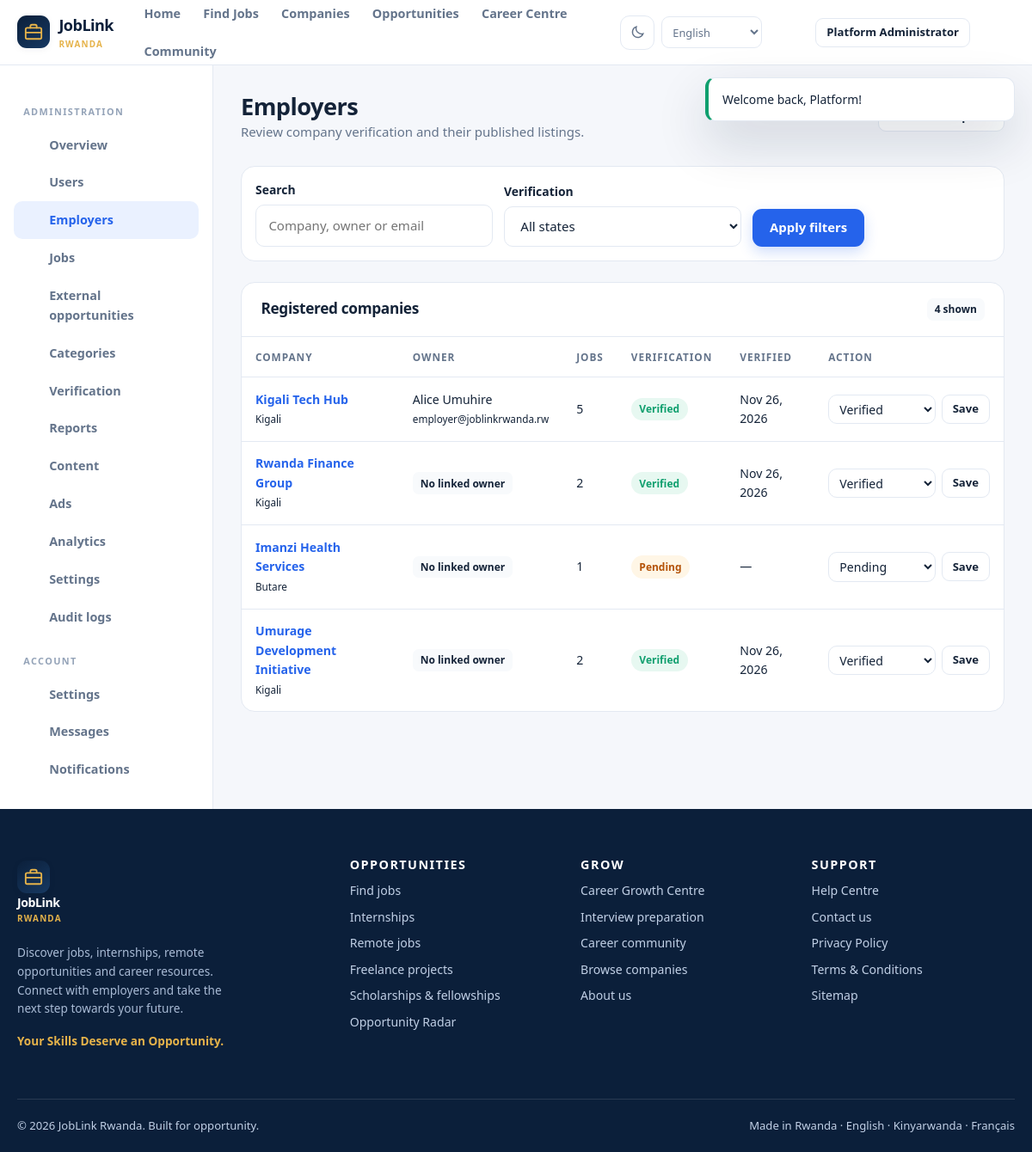
Page /admin/employers (signed in) on the committed database.
### tables this page shows
CREATE TABLE IF NOT EXISTS users (
    id INT UNSIGNED AUTO_INCREMENT PRIMARY KEY,
    name VARCHAR(150) NOT NULL,
    email VARCHAR(190) NOT NULL,
    password_hash VARCHAR(255) NOT NULL,
    role ENUM('seeker','employer','freelancer','admin') NOT NULL DEFAULT 'seeker',
    phone VARCHAR(40) DEFAULT NULL,
    avatar VARCHAR(255) DEFAULT NULL,
    status ENUM('active','pending','suspended','deactivated') NOT NULL DEFAULT 'active',
    email_verified_at DATETIME DEFAULT NULL,
    verification_token VARCHAR(64) DEFAULT NULL,
    remember_token VARCHAR(64) DEFAULT NULL,
    last_login_at DATETIME DEFAULT NULL,
    created_at DATETIME NOT NULL DEFAULT CURRENT_TIMESTAMP,
    updated_at DATETIME NOT NULL DEFAULT CURRENT_TIMESTAMP ON UPDATE CURRENT_TIMESTAMP,
    deleted_at DATETIME DEFAULT NULL,
    UNIQUE KEY uq_users_email (email),
    KEY idx_users_role_status (role, status),
    KEY idx_users_created (created_at)
);

CREATE TABLE IF NOT EXISTS companies (
    id INT UNSIGNED AUTO_INCREMENT PRIMARY KEY,
    name VARCHAR(180) NOT NULL,
    slug VARCHAR(200) NOT NULL,
    description TEXT,
    industry_id INT UNSIGNED DEFAULT NULL,
    website VARCHAR(255) DEFAULT NULL,
    email VARCHAR(190) DEFAULT NULL,
    phone VARCHAR(40) DEFAULT NULL,
    logo VARCHAR(255) DEFAULT NULL,
    banner VARCHAR(255) DEFAULT NULL,
    country_id INT UNSIGNED DEFAULT NULL,
    location VARCHAR(150) DEFAULT NULL,
    address VARCHAR(255) DEFAULT NULL,
    company_size VARCHAR(60) DEFAULT NULL,
    founded_year SMALLINT DEFAULT NULL,
    social_links TEXT,
    verification_status ENUM('unverified','pending','verified','rejected') NOT NULL DEFAULT 'unverified',
    verified_by INT UNSIGNED DEFAULT NULL,
    verified_at DATETIME DEFAULT NULL,
    featured TINYINT(1) NOT NULL DEFAULT 0,
    status ENUM('active','suspended') NOT NULL DEFAULT 'active',
    created_at DATETIME NOT NULL DEFAULT CURRENT_TIMESTAMP,
    updated_at DATETIME NOT NULL DEFAULT CURRENT_TIMESTAMP ON UPDATE CURRENT_TIMESTAMP,
    deleted_at DATETIME DEFAULT NULL,
    UNIQUE KEY uq_companies_slug (slug),
    KEY idx_companies_verification (verification_status),
    KEY idx_companies_industry (industry_id),
    CONSTRAINT fk_companies_industry FOREIGN KEY (industry_id) REFERENCES industries(id) ON DELETE SET NULL,
    CONSTRAINT fk_companies_country FOREIGN KEY (country_id) REFERENCES countries(id) ON DELETE SET NULL
);

### app/Views/admin/employers.php (the view, shortened to what the rows shown need)
<div class="dashboard">
  <?php
  include BASE_PATH . '/app/Views/partials/dashboard_sidebar.php';
  ?>
  <main class="dash-main">
    <div class="dash-head">
      <div><h1>Employers</h1><p>Review company verification and their published listings.</p></div>
      <a class="btn btn-outline btn-sm" href="<?= e(url('admin/verification')) ?>">Verification queue</a>
    </div>
    <form class="filters" method="get" action="<?= e(url('admin/employers')) ?>" style="margin-bottom:1.5rem">
      <div class="filter-row">
        <div class="form-group">
          <label class="form-label" for="employer-q">Search</label>
          <input class="form-control" id="employer-q" type="search" name="q" value="<?= e($q) ?>" placeholder="Company, owner or email">
        </div>
        <div class="form-group">
          <label class="form-label" for="employer-status">Verification</label>
          <select class="form-control" id="employer-status" name="status">
            <option value="">All states</option>
          </select>
        </div>
        <div class="form-group"><button class="btn btn-primary" type="submit">Apply filters</button></div>
      </div>
    </form>
    <section class="panel">
      <div class="panel-head"><h2>Registered companies</h2><span class="badge"><?= e(count($rows)) ?> shown</span></div>
      <div class="panel-body panel-body flush">
        <?php if (!$rows): ?>
          <?php $emptyTitle = 'No companies found'; $emptyText = 'Try a different search or verification filter.'; include BASE_PATH . '/app/Views/partials/empty.php'; ?>
        <?php else: ?>
          <?php $verificationStatuses = ['unverified', 'pending', 'verified', 'rejected']; ?>
          <div class="table-wrap"><table>
            <thead><tr><th>Company</th><th>Owner</th><th>Jobs</th><th>Verification</th><th>Verified</th><th>Action</th></tr></thead>
            <tbody>
              <?php foreach ($rows as $row): ?>
                <tr>
                  <td>
                    <a href="<?= e(url('companies/' . $row['id'] . '/' . $row['slug'])) ?>"><strong><?= e($row['name']) ?></strong></a><br>
                    <small><?= e($row['location'] ?: 'Location not set') ?></small>
                  </td>
                  <td>
                    <?php if (!empty($row['user_id'])): ?>
                      <?= e($row['owner_name'] ?: '—') ?><br><small><?= e($row['owner_email'] ?: '') ?></small>
                    <?php else: ?>
                      <span class="badge">No linked owner</span>
                    <?php endif; ?>
                  </td>
                  <td><?= (int) $row['jobs_count'] ?></td>
                  <td><span class="status status-<?= e($row['verification_status']) ?>"><?= e($row['verification_status']) ?></span></td>
                  <td><?= e(format_date($row['verified_at'] ?? null)) ?></td>
                  <td>
                    <form method="post" action="<?= e(url('admin/employers/' . $row['id'] . '/verify')) ?>" style="display:flex;gap:.4rem;align-items:center">
                      <select class="form-control" name="status" style="min-width:125px;min-height:34px;padding:.35rem .5rem" aria-label="Verification for <?= e($row['name']) ?>">
                        <?php foreach ($verificationStatuses as $option): ?>
                          <option value="<?= e($option) ?>" <?= $row['verification_status'] === $option ? 'selected' : '' ?>><?= e(ucfirst($option)) ?></option>
                        <?php endforeach; ?>
                      </select>
                      <button class="btn btn-sm btn-outline" type="submit">Save</button>
                    </form>
                  </td>
                </tr>
              <?php endforeach; ?>
            </tbody>
          </table></div>
        <?php endif; ?>
      </div>
    </section>
  </main>
</div>

### app/Core/Router.php (shortened to what the rows shown need)
<?php
final class Router
{
    private array $routes = [];
    private array $middleware = [];
    public function middleware(string $name, callable $handler): void
    {
        $this->middleware[$name] = $handler;
    }
    public function add(string $methods, string $pattern, string $handler, array $middleware = []): void
    {
        foreach (explode('|', $methods) as $method) {
            $this->routes[] = [
                'method' => strtoupper(trim($method)),
                'regex' => $this->compile($pattern),
                'handler' => $handler,
                'middleware' => $middleware,
                'pattern' => $pattern,
            ];
        }
    }
    private function compile(string $pattern): string
    {
        $pattern = preg_replace('/\/(?=\{[a-zA-Z_]+\?\})/', '', $pattern) ?? $pattern;
        $pattern = preg_replace_callback('/\{([a-zA-Z_]+)(\?)?\}/', static function ($m) {
            return ($m[2] ?? '') === '?' ? '(?:/(?P<' . $m[1] . '>[^/]+))?' : '(?P<' . $m[1] . '>[^/]+)';
        }, $pattern) ?? $pattern;
        return '#^' . $pattern . '$#u';
    }
    public function dispatch(Request $request): void
    {
        foreach ($this->routes as $route) {
            if ($route['method'] !== $request->method) {
                continue;
            }
            if (!preg_match($route['regex'], $request->path, $matches)) {
                continue;
            }
            $params = [];
            $request->setRouteParams($params);
            foreach ($route['middleware'] as $middleware) {
                [$name, $argument] = array_pad(explode(':', $middleware, 2), 2, null);
                $result = ($this->middleware[$name])($request, $argument);
            }
            [$class, $method] = explode('@', $route['handler'], 2);
            $controller = new $fqcn($request);
            $controller->{$method}();
            return;
        }
    }
}

### app/Views/partials/header.php (shortened to what the rows shown need)
<?php
$user = Auth::user();
$unread = $user ? (int) App\Core\Database::scalar('SELECT COUNT(*) FROM notifications WHERE user_id = :id AND is_read = 0', ['id' => $user['id']]) : 0;
$currentPath = parse_url($_SERVER['REQUEST_URI'] ?? '/', PHP_URL_PATH) ?: '/';
$isActive = static fn(string $path): string => str_contains($currentPath, $path) ? ' active' : '';
?>
<header class="site-header">
  <div class="container nav-container">
    <a class="brand" href="<?= e(url()) ?>" aria-label="JobLink Rwanda home">
      <span class="brand-mark"><svg viewBox="0 0 24 24" fill="none" stroke="currentColor" stroke-width="2" stroke-linecap="round"><rect x="2" y="7" width="20" height="14" rx="2"/><path d="M8 7V5a2 2 0 0 1 2-2h4a2 2 0 0 1 2 2v2M2 13h20"/></svg></span>
      <span>JobLink<small>Rwanda</small></span>
    </a>
    <nav class="nav-links" aria-label="Main navigation">
      <a class="nav-link<?= $currentPath === rtrim(BASE_URL, '/') . '/' || $currentPath === '/' ? ' active' : '' ?>" href="<?= e(url()) ?>"><?= t('nav_home') ?></a>
      <a class="nav-link<?= $isActive('/jobs') ?>" href="<?= e(url('jobs')) ?>"><?= t('nav_jobs') ?></a>
      <a class="nav-link<?= $isActive('/companies') ?>" href="<?= e(url('companies')) ?>"><?= t('nav_companies') ?></a>
      <a class="nav-link<?= $isActive('/opportunity-radar') ?>" href="<?= e(url('opportunity-radar')) ?>"><?= t('nav_opportunities') ?></a>
      <a class="nav-link<?= $isActive('/career-centre') ?>" href="<?= e(url('career-centre')) ?>"><?= t('nav_career') ?></a>
      <a class="nav-link<?= $isActive('/community') ?>" href="<?= e(url('community')) ?>"><?= t('nav_community') ?></a>
    </nav>
    <div class="nav-actions">
      <button class="theme-toggle" type="button" aria-label="Toggle dark mode"><?= icon('moon', 18) ?></button>
      <select class="lang-picker" aria-label="<?= e(t('language')) ?>" onchange="window.location.href='<?= e(url()) ?>?lang='+this.value">
        <?php foreach (I18n::supported() as $code => $name): ?>
          <option value="<?= e($code) ?>" <?= I18n::locale() === $code ? 'selected' : '' ?>><?= e($name) ?></option>
        <?php endforeach; ?>
      </select>
      <?php if ($user): ?>
        <?php if ($unread > 0): ?>
        <div class="notif-wrap">
          <a id="notif-toggle" class="btn btn-ghost btn-sm" href="<?= e(url('notifications')) ?>" aria-label="Notifications"><?= icon('bell', 20) ?><span class="notif-dot"></span></a>
          <div id="notif-panel" class="notif-panel hide"><div id="notif-list" class="small muted" style="padding:.8rem">Loading…</div></div>
        </div>
        <?php else: ?>
          <a class="btn btn-ghost btn-sm" href="<?= e(url('notifications')) ?>" aria-label="Notifications"><?= icon('bell', 20) ?></a>
        <?php endif; ?>
        <a class="btn btn-outline btn-sm" href="<?= e(url(match ($user['role']) {
          'admin' => 'admin/dashboard', 'employer' => 'employer/dashboard',
          'freelancer' => 'freelancer/dashboard', default => 'dashboard',
        })) ?>"><?= e($user['name']) ?></a>
        <form method="post" action="<?= e(url('logout')) ?>" class="m-0"><?= csrf_field() ?><button class="btn btn-ghost btn-sm" type="submit" title="<?= e(t('logout')) ?>"><?= icon('arrow', 18) ?></button></form>
      <?php endif; ?>
    </div>
  </div>
</header>

### rows in the picture
users: name "Platform Administrator"
companies: name "Kigali Tech Hub", location "Kigali", users.name "Alice Umuhire", users.email "employer@joblinkrwanda.rw", jobs_count "5", verification_status "Verified", verified_at "Nov 26, 2026", status "Verified"
companies: name "Rwanda Finance Group", location "Kigali", shows "No linked owner", jobs_count "2", verification_status "Verified", verified_at "Nov 26, 2026", status "Verified"
companies: name "Imanzi Health Services", location "Butare", shows "No linked owner", jobs_count "1", verification_status "Pending", verified_at "—", status "Pending"
companies: name "Umurage Development Initiative", location "Kigali", shows "No linked owner", jobs_count "2", verification_status "Verified", verified_at "Nov 26, 2026", status "Verified"

### other values in the picture
$link[0] "Overview"
$link[0] "Users"
$link[0] "Employers"
$link[0] "Jobs"
$link[0] "External opportunities"
$link[0] "Categories"
$link[0] "Verification"
$link[0] "Reports"
$link[0] "Content"
$link[0] "Ads"
$link[0] "Analytics"
$link[0] "Settings"
$link[0] "Audit logs"
count($rows) "4"
$flash['message'] "Welcome back, Platform!"
